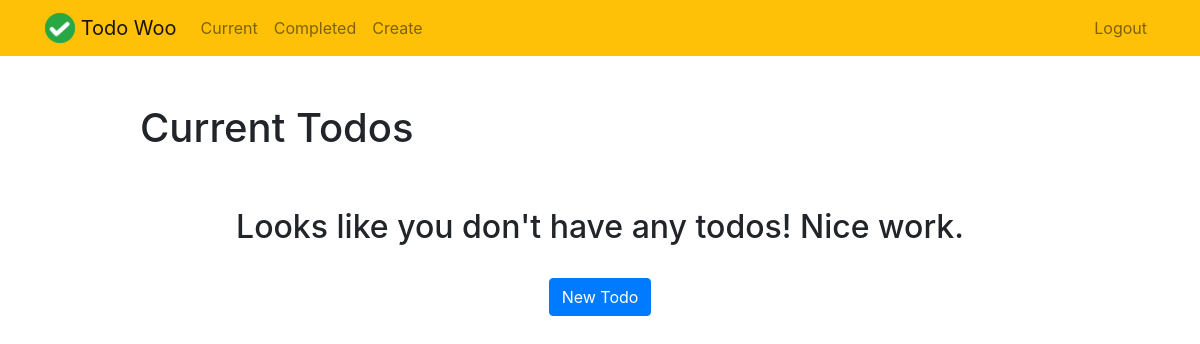
The page /current/ (signed in) on the database as committed earlier.
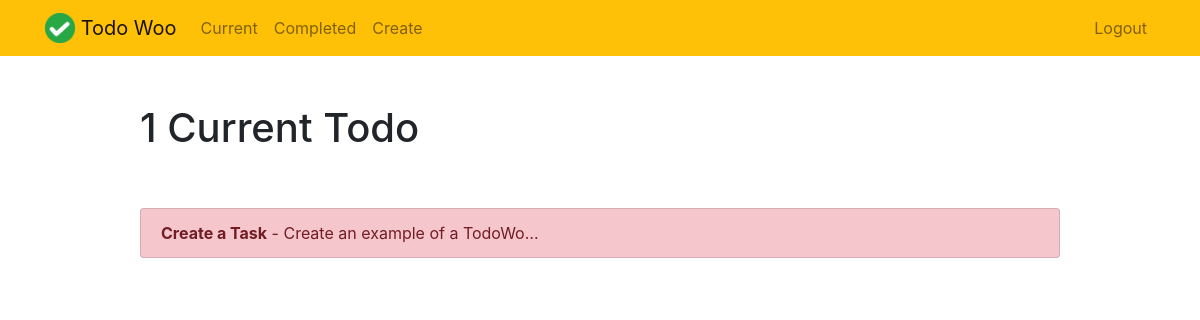
The same page on the database as committed later.
### todo/models.py (models this page shows, shortened)
class Todo(models.Model):
    title = models.CharField(max_length=100)
    memo = models.TextField(blank=True)
    created = models.DateTimeField(auto_now_add=True)
    datecompleted = models.DateTimeField(null=True, blank=True)
    important = models.BooleanField(default=False)
    user = models.ForeignKey(User, on_delete=models.CASCADE)

### todo/views.py (the view)
# urls.py: path('current/', views.currenttodos, name = 'currenttodos'),
@login_required
def currenttodos(request):
    todos = Todo.objects.filter(user=request.user, datecompleted__isnull=True)
    return render(request, 'todo/currenttodos.html',{'todos':todos})

### todo/templates/todo/currenttodos.html
{% extends "todo/base.html" %}
{% block content %}
    <div class="row justify-content-center mt-5">
        <div class="col-md-10">
            {% if todos %}
                 <h1>{{ todos.count }} Current Todo{{ todos.count|pluralize }}</h1>
            {% else %}
                           <h1>Current Todos</h1>
            {% endif %}
        </div>
    </div>
    <div class="row justify-content-center mt-5">
        <div class="col-md-10">
        {% if todos %}
            <div class="list-group">
                {% for todo in todos %}
                    <a href="{% url 'viewtodo' todo.id %}" class="list-group-item list-group-item-action{% if todo.important %} list-group-item-danger{% endif %}"><b>{{ todo.title }}</b>{% if todo.memo %} - {{ todo.memo|truncatechars:30 }}{% endif %}</a>
                {% endfor %}
            </div>
        {% else %}
            <div class="text-center">
                <h2>Looks like you don't have any todos! Nice work.</h2>
            <br>
            <a role="button" class="btn btn-primary" href="{% url 'createtodos' %}">New Todo</a>
            </div>
        {% endif %}
        </div>
    </div>
{% endblock %}

### todo/templates/todo/base.html (shortened to what this page needs)
{% load static %}
<!doctype html>
<html lang="en">
<head>
    <link rel="stylesheet" href="https://stackpath.bootstrapcdn.com/bootstrap/4.4.1/css/bootstrap.min.css">
</head>
<body>
<nav class="navbar navbar-expand-md navbar-light bg-warning">
<div class="container">
    <a class="navbar-brand" href="{% url 'home' %}">
         <img src="{% static 'todo/logo.png' %}" width="30" height="30" class="d-inline-block align-top">
        <span>Todo Woo</span>
    </a>
    <div class="collapse navbar-collapse" id="navbarNav">
    {% if user.is_authenticated %}
        <ul class="navbar-nav mr-auto">
                <li class="nav-item {{ current }}">
                    <a class="nav-link" href="{% url 'currenttodos' %}">Current</a>
                </li>
                <li class="nav-item {{ completed }}">
                    <a class="nav-link" href="{% url 'completedtodos' %}">Completed</a>
                </li>
                <li class="nav-item {{ create }}">
                    <a class="nav-link" href="{% url 'createtodos' %}">Create</a>
                </li>
        </ul>
    {% endif %}
    <ul class="navbar-nav ml-auto">
            {% if user.is_authenticated %}
                <li class="nav-item">
                    <a href="#" onclick="$('#signOutBtn').click()" class="nav-link">Logout</a>
                </li>
            {% endif %}
        </ul>
    </div>
</div>
</nav>
<div class="container">
{% block content %}{% endblock %}
</div>
</body>
</html>

Rows that differ between the two databases and show on the page:
added Todo: title "Create a Task", memo "Create an example of a TodoWo…"
Other text that changed with them:
{{ todos.count }}: (not shown) → "1"
text no longer shown: "Current Todos Looks like you don't have any todos! Nice work. New Todo"
text now shown: "Current Todo"
